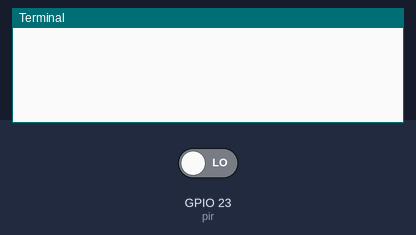
Bench run of a program on a simulated Raspberry Pi (BCM pin numbers). On the bench: the last lines printed to the terminal. Inputs (shaded band) come from the test bench; at power-on: GPIO 23 (pir) LOW. Web requests get an empty 200 reply after 0.4 s.

Above: at 1.2 s.
1.3 s: GPIO 23 (pir) driven HIGH
At 1.8 s:
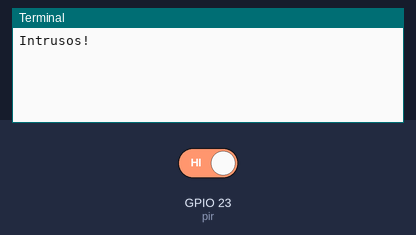
2.9 s: GPIO 23 (pir) driven LOW
At 4.2 s:
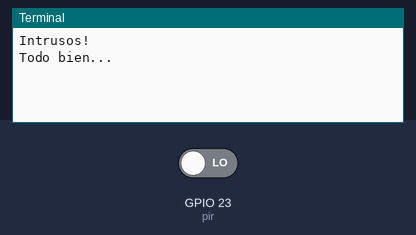

The program:

alerta_intrusos.py
```python
#Sensor PIR HC-SR501
#Docs: https://www.mpja.com/download/31227sc.pdf
#Conexion:
#GND -> GND (Pin 6)
#OUTPUT -> GPIO 23 (Pin 16)
#VCC -> GPIO 5v (Pin 2)

import sys
import time
import board
import digitalio
import requests

pir = digitalio.DigitalInOut(board.D23)
pir.direction = digitalio.Direction.INPUT

while True:
    try:
        if pir.value == True:
            print("Intrusos!")
            r = requests.post("https://maker.ifttt.com/trigger/Movimiento/with/key/d58LS-mFzGlnl9ccgirNHa", data={"value1": "sala"})

            while pir.value == True:
                pass
            print("Todo bien...")
        time.sleep(0.2)
    except KeyboardInterrupt:
        sys.exit()
```

Measured:
- after the input at 1.3 s, the terminal: prints a new line after 0.10 s (image 1)
- after the input at 2.9 s, the terminal: prints a new line at once (image 2)
